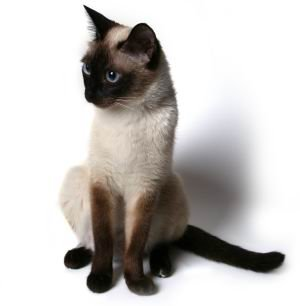
#> input picture acdemic_cv/playground/Python-OpenCV/basics/img/cat.jpg, 300 x 306 px
$ python t06_AffineTrans.py
#> lines starting #> are read from the running program, lines starting #| are printed output that depends on the picture
import cv2
import numpy as np

img = cv2.imread('img/cat.jpg')
#> img is the input picture: shape (306, 300, 3); mean B, G, R 191.4, 194, 197.2
rows, cols, channel = img.shape
#> rows = 306; cols = 300; channel = 3

#perspective
pts1 = np.float32([[50, 50], [200, 50], [50, 200]])
pts2 = np.float32([[10, 100], [200, 50], [100, 250]])
M = cv2.getAffineTransform(pts1, pts2)
dst = cv2.warpAffine(img, M, (cols, rows))
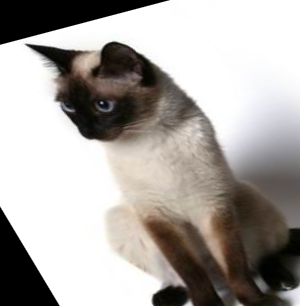
#> dst: shape (306, 300, 3); mean B, G, R 162.4, 166.3, 170.9

cv2.imshow('img', dst)
cv2.waitKey(0)
cv2.destroyAllWindows()

$ run again, with acdemic_cv/playground/Python-OpenCV/basics/img/th.jpeg copied over acdemic_cv/playground/Python-OpenCV/basics/img/cat.jpg
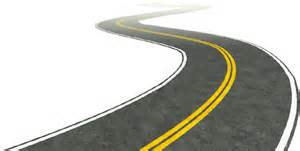
#> input picture acdemic_cv/playground/Python-OpenCV/basics/img/th.jpeg, 300 x 151 px
#> img is the input picture: shape (151, 300, 3); mean B, G, R 180.7, 188.5, 188.6
#> `dst = cv2.warpAffine(img, M, (cols, rows))`:
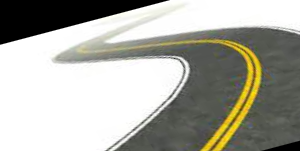
#> dst: shape (151, 300, 3); mean B, G, R 160.8, 169.7, 170.1
